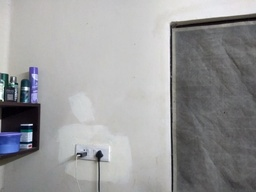
#> input picture Lab2/room1.jpeg, 256 x 192 px, shrunk from 1040 x 780 before the run, found by its file name
$ python assign2quick.py
#> lines starting #> are read from the running program, lines starting #| are printed output that depends on the picture; after the words box and inside, x2 and y2 are one past the last pixel; in counts of white or black regions, pixels touching at a corner belong together
#Import libraries
from pylab import *
import cv2
import random as rn
import csv
from scipy.linalg import null_space

#Functions

#Bilinear
#Rows and columns of the target as input
def bilnr(src, H, rows, cols) :
     #Creating vector to multiply Hinv
     x = list(np.arange(0,rows))
     x = x*cols
     x = array(x)
     x = x.reshape(cols,rows)
     x = x.T
     x = x.reshape(int(rows*cols),1)
     y = list(np.arange(0,cols))
     y = y*rows
     y = array(y)
     y = y.reshape(int(rows*cols),1)
     o = np.ones((int(rows*cols),1))
     xy = array([x,y,o])
     xy = xy.T
     xy = xy[0]
     xy = xy.T
     xy[1] = xy[1] - cenx

     #Target to source mapping
     xy_temp = np.linalg.inv(H)@ xy
     #xy_temp = xy_temp.T
     x = xy_temp[0]/xy_temp[2]
     y = xy_temp[1]/xy_temp[2]

     #print(shape(x),shape(y))

     #xf = int(np.floor(x))
     #yf = int(np.floor(y))
     xf = x.astype(int)
     yf = y.astype(int)

	#distance from pixel
     a = x-xf
     b = y-yf

     '''
     src_vec = src.reshape(int(len(src)*len(src[0])),1)
     geqx = (shape(src)[0]-1)*np.ones(shape(xf))
     leqx = np.zeros(shape(xf))
     geqy = (shape(src)[1]-1)*np.ones(shape(yf))
     leqy = np.zeros(shape(yf))

     val_geqx = np.greater_equal(xf,geqx)
     val_leqx = np.less_equal(xf,leqx)
     val_geqy = np.greater_equal(yf,geqy)
     val_leqy = np.less_equal(yf,leqy)
     check = val_geqx + val_geqy + val_leqx + val_leqy
     '''

     Ival = np.zeros(shape(xf))
     #print(shape(src))
     #Find intensity
     for i in range(0,len(xf)) :
          #if check[i] == False :
          if xf[i] < shape(src)[0]-1 and yf[i] < shape(src)[1]-1 and xf[i]>0 and yf[i]>0 :
               #print(yf[i])
               Ival[i] = (1-a[i])*(1-b[i])*src[xf[i]][yf[i]] + (1-a[i])*(b[i])*src[xf[i]][yf[i]+1] + (a[i])*(1-b[i])*src[xf[i]+1][yf[i]] + (a[i])*(b[i])*src[xf[i]+1][yf[i]+1]

     Ival = Ival.reshape(rows,cols)
     return Ival

#RANSAC
def ransac(corresp1,corresp2) :
     frac = 0
     niter = 0
     while(frac <= 0.75) :

          #Generate 4 random numbers from the set
          Lmp = len(corresp1)
          r = rn.sample(range(0,Lmp),4)
          a = [corresp1[r[i]] for i in range(0,len(r))]
          b = [corresp2[r[i]] for i in range(0,len(r))]
          #Take these 4 points and find homography
          #Fill in the matrix
          vsize = 9
          eqns = 4
          A = np.zeros((int(2*eqns),vsize))
          #print(shape(A))
          #Loop to fill in the values
          for i in range(0,eqns) :
               A[int(2*i)][0] = b[i][0]
               A[int(2*i)][1] = b[i][1]
               A[int(2*i)][2] = 1
               A[int(2*i)][3] = 0
               A[int(2*i)][4] = 0
               A[int(2*i)][5] = 0
               A[int(2*i)][6] = -b[i][0]*a[i][0]
               A[int(2*i)][7] = -b[i][1]*a[i][0]
               A[int(2*i)][8] = -a[i][0]

               A[int(2*i)+1][0] = 0
               A[int(2*i)+1][1] = 0
               A[int(2*i)+1][2] = 0
               A[int(2*i)+1][3] = b[i][0]
               A[int(2*i)+1][4] = b[i][1]
               A[int(2*i)+1][5] = 1
               A[int(2*i)+1][6] = -b[i][0]*a[i][1]
               A[int(2*i)+1][7] = -b[i][1]*a[i][1]
               A[int(2*i)+1][8] = -a[i][1]

          #Find nullspace of the matrix
          h = null_space(A)
          #print(shape(h))
          #Put h in order
          H = h.reshape((3,3))

          #Check with remaining points and see fraction
          C = []
          iterset = list(set(np.arange(0,Lmp)).difference(r))
          bvec = np.zeros((3,1))
          avec = np.zeros((2,1))
          eps = 16
          #12 0.75 good
          #16 0.75 works
          bvec[2] = 1
          for item in iterset :
               bvec[0] = corresp2[item][0]
               bvec[1] = corresp2[item][1]

               atemp = H @ bvec
               avec[0] = atemp[0]/atemp[2]
               avec[1] = atemp[1]/atemp[2]

               dist = np.sqrt(pow(corresp1[item][0]-avec[0],2) + pow(corresp1[item][1]-avec[1],2))
               if dist < eps :
                    C.append(item)

          #Check how good in the consensus set
          frac = len(C)/len(iterset)
          niter = niter+1
     return H,frac,niter,C

#Define path of src
'''
path1  = r"/home/vignesh/EE5175/Lab2/mosaic1.pgm"
src1 = cv2.imread(path1,0)

path2  = r"/home/vignesh/EE5175/Lab2/mosaic2.pgm"
src2 = cv2.imread(path2,0)

path3  = r"/home/vignesh/EE5175/Lab2/mosaic3.pgm"
src3 = cv2.imread(path3,0)
'''

path1  = r"/home/vignesh/EE5175/Lab2/room1.jpeg"
src1 = cv2.imread(path1,0)
#> src1: shape (192, 256); min 0, max 255, mean 152.9

path2  = r"/home/vignesh/EE5175/Lab2/room2.jpeg"
src2 = cv2.imread(path2,0)
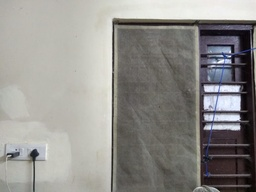
#> input picture Lab2/room2.jpeg, 256 x 192 px, shrunk from 1040 x 780 before the run, found by its file name
#> src2: shape (192, 256); min 1, max 255, mean 142.7

path3  = r"/home/vignesh/EE5175/Lab2/room3.jpeg"
src3 = cv2.imread(path3,0)
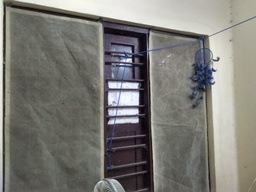
#> input picture Lab2/room3.jpeg, 256 x 192 px, shrunk from 1040 x 780 before the run, found by its file name
#> src3: shape (192, 256); min 0, max 255, mean 123.2

#Run SIFT and obtain matching key points
correspa1 = []
correspa2 = []
#with open("corresp_mosaic2_1.csv") as csvfile:
with open("vig_mosaic2_1.csv") as csvfile:
#> (reads Lab2/vig_mosaic2_1.csv from the repository)
    reader = csv.reader(csvfile, quoting=csv.QUOTE_NONNUMERIC) # change contents to floats
    for row in reader: # each row is a list
        correspa1.append(row[:2])
        correspa2.append(row[2:])
correspa1 = array(correspa1)
correspa2 = array(correspa2)

#Run SIFT and obtain matching key points
correspc1 = []
correspc2 = []
#with open("corresp_mosaic2_3.csv") as csvfile:
with open("vig_mosaic2_3.csv") as csvfile:
#> (reads Lab2/vig_mosaic2_3.csv from the repository)
    reader = csv.reader(csvfile, quoting=csv.QUOTE_NONNUMERIC) # change contents to floats
    for row in reader: # each row is a list
        correspc1.append(row[:2])
        correspc2.append(row[2:])
correspc1 = array(correspc1)
correspc2 = array(correspc2)

H1,frac1,niter1,C1 = ransac(correspa1,correspa2)
H3,frac3,niter3,C3 = ransac(correspc1,correspc2)
print(frac1,frac3)
#print(H1,H3)
#print(niter1,niter3)

#Define topcorer
#print(shape(src1))
cenx = int(floor(shape(src1)[1]))
#> cenx = 256

#Create canvas
nrows = shape(src2)[0]
#> nrows = 192
ncolumns = shape(src1)[1] + shape(src2)[1] + shape(src3)[1]
#> ncolumns = 768
print(shape(src1)[1],shape(src2)[1])
#| 256 256

canvas = np.zeros((nrows,ncolumns))
countcnvs = np.zeros((nrows,ncolumns))

canvas1 = bilnr(src1, H1, nrows, ncolumns)
canvas2 = bilnr(src2, np.identity(3), nrows, ncolumns)
canvas3 = bilnr(src3, H3, nrows, ncolumns)

#Finding no of intensities at each point
temp = np.equal(canvas1,np.zeros(shape(canvas1)))
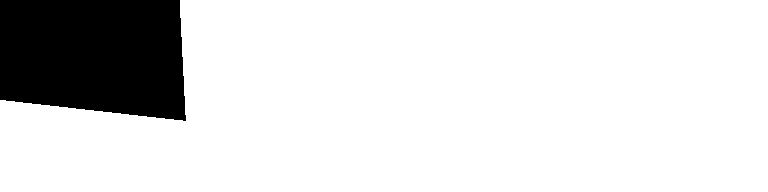
#> temp: shape (192, 768) bool; 86.3% white; 1 black region, box (x1, y1, x2, y2) and area: (0, 0, 186, 121) 20130
temp = ~temp
temp = temp.astype(int)
countcnvs = countcnvs + temp

temp = np.equal(canvas2,np.zeros(shape(canvas1)))
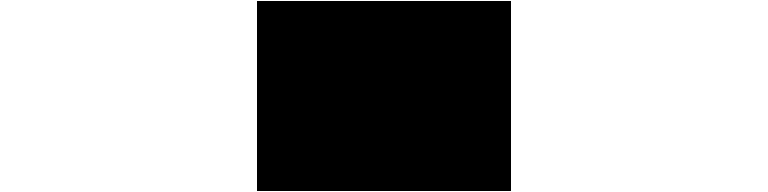
#> temp: shape (192, 768) bool; 67.3% white; 1 black region, box (x1, y1, x2, y2) and area: (257, 1, 511, 191) 48260
temp = ~temp
temp = temp.astype(int)
countcnvs = countcnvs + temp
#> countcnvs: shape (192, 768) float64; values 0 (black) and 1 (white), 46.4% white; 2 white regions, box (x1, y1, x2, y2) and area: (257, 1, 511, 191) 48260, (0, 0, 186, 121) 20130

temp = np.equal(canvas3,np.zeros(shape(canvas1)))
#> temp: shape (192, 768) bool; 87.6% white; 1 black region, box (x1, y1, x2, y2) and area: (643, 0, 768, 158) 18267
temp = ~temp
temp = temp.astype(int)
countcnvs = countcnvs + temp
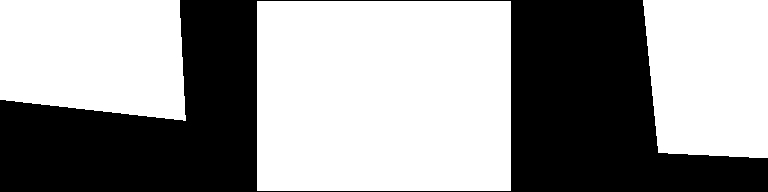
#> countcnvs: shape (192, 768) float64; values 0 (black) and 1 (white), 58.8% white; 1 black region, box (x1, y1, x2, y2) and area: (0, 0, 768, 192) 60799

#Image plot
canvas = canvas1 + canvas3 + canvas2
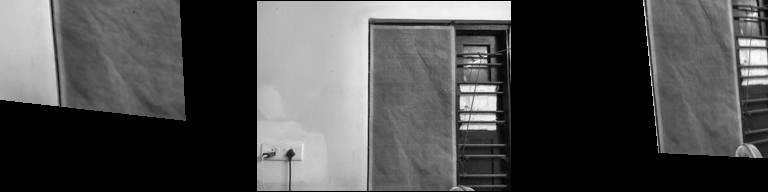
#> canvas: shape (192, 768) float64; min 0, max 255, mean 75.7
plt.imshow(canvas/countcnvs,cmap = "gray")
plt.axis("off")
plt.show()
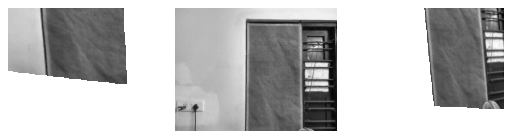
#> figure drawn by matplotlib, 1 panel
